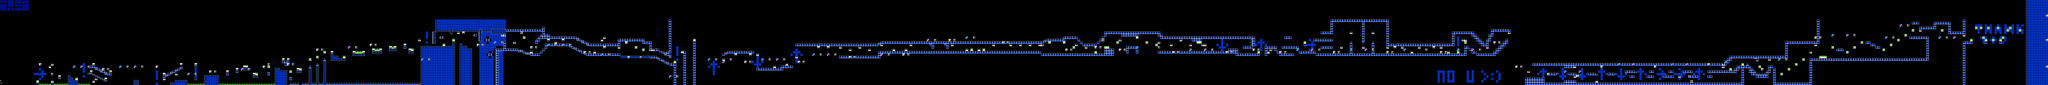

The image is a tile-based game level rendered from a .tmx file. Its description and source (layers, tilesets, objects; grid data summarised) follow:
An orthogonal 842x35 tile map with 16x16 px tiles, 2 tile layers (SP, ...), 2 tilesets, 2 image layers.

<map version="1.10" tiledversion="1.11.2" orientation="orthogonal" renderorder="right-down" width="842" height="35" tilewidth="16" tileheight="16" infinite="0" nextlayerid="5" nextobjectid="1">
 <editorsettings>
  <chunksize width="16" height="27" />
  <export target="../LEVELS/LEVEL DATA/lvlset_A/thelightningroad.csv" format="csv" />
 </editorsettings>
 <tileset firstgid="1" name="famidash" tilewidth="16" tileheight="16" tilecount="256" columns="16">
  <image source="../../../GRAPHICS/famidash.bmp" width="256" height="256" />
 </tileset>
 <tileset firstgid="257" name="sprites" tilewidth="16" tileheight="16" tilecount="256" columns="16">
  <image source="../../../GRAPHICS/sprites.png" width="256" height="256" />
 </tileset>
 <imagelayer id="3" name="Image Layer 1" parallaxx="0.9" parallaxy="0.9" repeatx="1" repeaty="1">
  <image source="../../../GRAPHICS/Old/parallax Blue.bmp" width="144" height="72" />
 </imagelayer>
 <imagelayer id="4" name="Image Layer 2" offsetx="0" offsety="560" repeatx="1">
  <image source="../../../GRAPHICS/ground.bmp" width="64" height="128" />
 </imagelayer>
 <layer id="1" width="842" height="35">
  <data>[29470 cells, 29470 non-empty, 38 distinct tile ids]</data>
 </layer>
 <layer id="2" name="SP" width="842" height="35">
  <data>[29470 cells, 344 non-empty, 27 distinct tile ids]</data>
 </layer>
</map>
